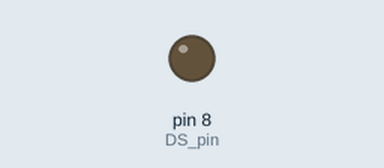
The sketch below on a simulated Arduino Uno, built with avr-gcc and run on an emulated ATmega328P. On the bench: output pins drawn as LEDs (lit = HIGH). Dashed ring = blinking. Pins used as bus, display or sensor lines are not drawn.

Above: at 0.5 s.
At 3.3 s:
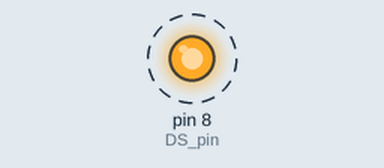
Timing chart, 0 to 4.1 s (numbered marks = the images above):
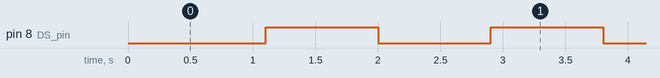

Measured:
- by itself, pin 8 (DS_pin): alternates HIGH for 0.90 s and LOW for 0.90 s

The sketch:

shift_register_FINALLY.ino
```cpp
int DS_pin = 8;
int STCP_pin = 9;
int SHCP_pin = 10;


void setup() {
  pinMode(DS_pin, OUTPUT);
  pinMode(STCP_pin, OUTPUT);
  pinMode(SHCP_pin, OUTPUT);
  reg();
}
boolean registerz[8];

void reg() {
  digitalWrite(SHCP_pin, HIGH);
  for (int i = 7; i > 0; i--) {
    digitalWrite(STCP_pin, HIGH);
    digitalWrite(DS_pin, registerz[i]);
    digitalWrite(STCP_pin, LOW);

  }
  digitalWrite(SHCP_pin, LOW);
}
void loop() {
  for (int i = 0; i < 9; i++) {
    registerz[i] = LOW;
    delay(100);
    reg();
  }
  for (int i = 0; i < 9; i++) {
    registerz[i] = HIGH;
    delay(100);
    reg();
  }
}
```
